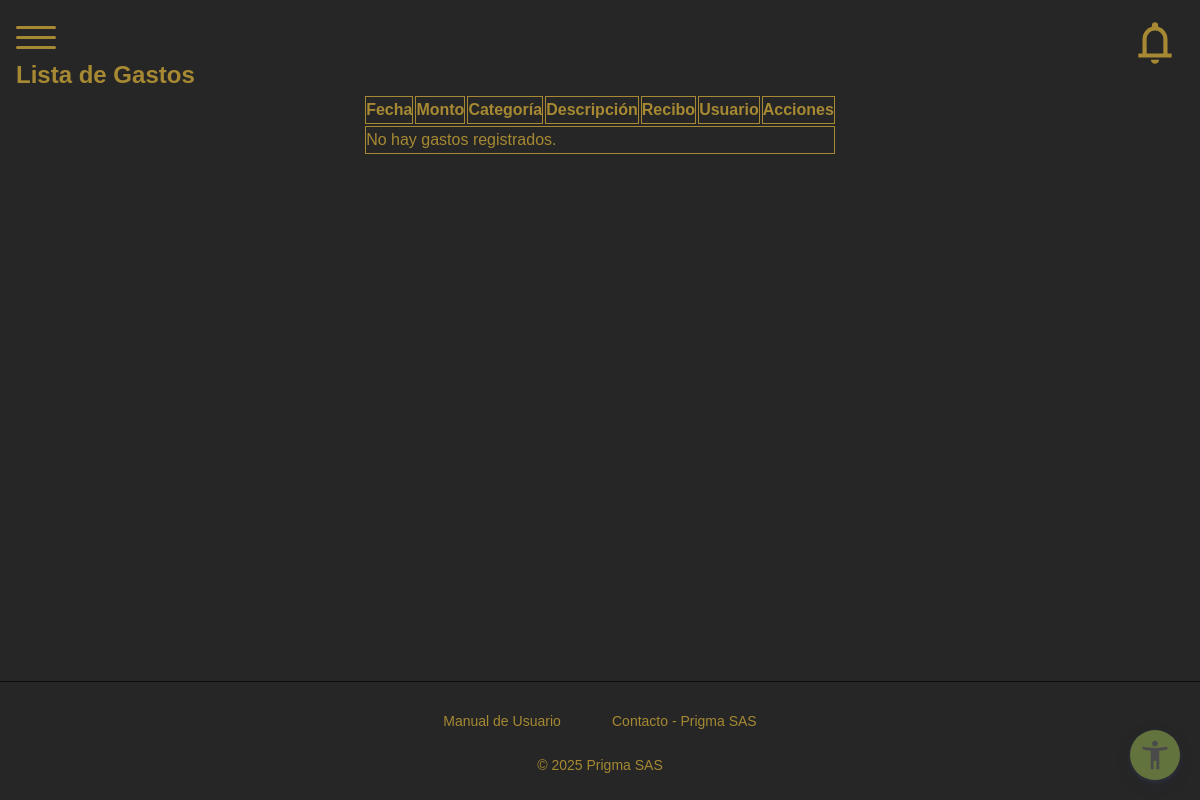
The page /expenses/ on the database as committed earlier.
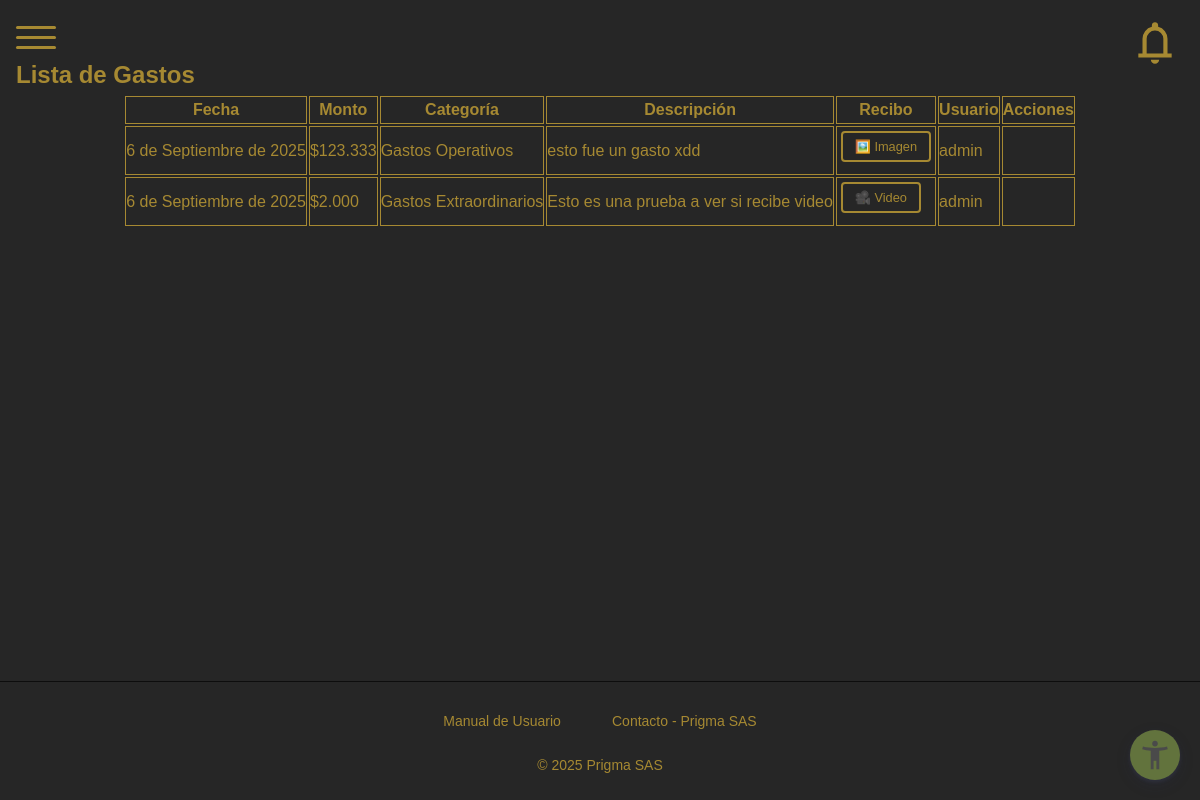
The same page on the database as committed later.
### expenses/models.py (models this page shows, shortened)
class Expense(models.Model):
    date = models.DateField()
    amount = models.DecimalField(max_digits=10, decimal_places=2)
    category = models.ForeignKey(ExpenseCategory, on_delete=models.PROTECT)
    description = models.TextField()
    receipt = models.FileField(upload_to='receipts/', blank=True, null=True)
    user = models.ForeignKey(User, on_delete=models.CASCADE)

class ExpenseCategory(models.Model):
    name = models.CharField(max_length=100, unique=True)
    def __str__(self):
        return self.name

### expenses/views.py (the view)
# urls.py: path('', ExpenseListView.as_view(), name='expense_list'),
@method_decorator(permission_required('expenses', 'ver'), name='dispatch')
class ExpenseListView(ListView):
    model = Expense
    template_name = 'expenses/expense_list.html'
    context_object_name = 'expenses'

### core/templatetags/format_tags.py (called while the page is built)
@register.filter(name='format_price')
def format_price(value):
    if value is None or value == '':
        return '$0'
    try:
        price_int = int(round(float(value)))
        formatted_price = intcomma(price_int)
        formatted_price = formatted_price.replace(',', '.')
        return f'${formatted_price}'
    except (ValueError, TypeError):
        return '$0'

### roles/templatetags/roles_tags.py (called while the page is built, shortened)
@register.filter
def has_perm(user, perm_str):
    if not user.is_authenticated:
        return False

### expenses/templates/expenses/expense_list.html (shortened to what this page needs)
{% extends 'base_admin.html' %}
{% load static %}
{% load roles_tags %}
{% load format_tags %}
{% block extra_css%}
  <link rel="stylesheet" href="{% static 'css/main/admin/tables.css' %}">
{% endblock %}
{% block content %}
<div class="container">
    <h2 class="my-4">Lista de Gastos</h2>
    <div class="table-contenedor">
        <div class="table-responsive">
            <table id="expenses-table" class="table table-striped">
                <thead>
                    <tr>
                        <th class="col-1">Fecha</th>
                        <th class="col-2">Monto</th>
                        <th class="col-3">Categoría</th>
                        <th class="col-4">Descripción</th>
                        <th class="col-5">Recibo</th>
                        <th class="col-6">Usuario</th>
                        <th>Acciones</th>
                    </tr>
                </thead>
                <tbody>
                    {% for expense in expenses %}
                    <tr>
                        <td class="col-1">{{ expense.date }}</td>
                        <td class="col-2">{{ expense.amount|format_price }}</td>
                        <td class="col-3">{{ expense.category }}</td>
                        <td class="col-4">{{ expense.description }}</td>
                        <td class="col-5">
                            {% if expense.receipt %}
                                {% if expense.receipt.url|slice:"-4:" in ".jpg,.png,jpeg,.gif,.webp,.JPG,.PNG,JPEG,.GIF,WEBP" or expense.receipt.url|slice:"-5:" in ".jpeg,.webp,.JPEG,.WEBP" %}
                                    <a href="#" class="preview-receipt btn btn-sm btn-info" data-url="{{ expense.receipt.url }}" data-type="image" title="Ver imagen">
                                        🖼️ Imagen
                                    </a>
                                {% elif expense.receipt.url|slice:"-4:" in ".mp4,.avi,.mov,.wmv,.MP4,.AVI,.MOV,.WMV" or expense.receipt.url|slice:"-5:" in ".webm,.WEBM" %}
                                    <a href="#" class="preview-receipt btn btn-sm btn-info" data-url="{{ expense.receipt.url }}" data-type="video" title="Ver video">
                                        🎥 Video
                                    </a>
                                {% else %}
                                    <a href="{{ expense.receipt.url }}" target="_blank" class="btn btn-sm btn-secondary" title="Descargar archivo">
                                        📄 Archivo
                                    </a>
                                {% endif %}
                            {% else %}
                                <span class="text-muted">No adjunto</span>
                            {% endif %}
                        </td>
                        <td class="col-6">{{ expense.user.username }}</td>
                        <td class="actions-cell">
                        </td>
                    </tr>
                    {% empty %}
                    <tr>
                        <td colspan="7" class="text-center text-muted">No hay gastos registrados.</td>
                    </tr>
                    {% endfor %}
                </tbody>
            </table>
        </div>
    </div>
</div>
{% endblock %}

Rows that differ between the two databases and show on the page:
added Expense: date "6 de Septiembre de 2025", amount "$123.333", category "Gastos Operativos", description "esto fue un gasto xdd", user.username "admin"
added Expense: date "6 de Septiembre de 2025", amount "$2.000", category "Gastos Extraordinarios", description "Esto es una prueba a ver si recibe video", user.username "admin"
Other text that changed with them:
text no longer shown: "No hay gastos registrados."
